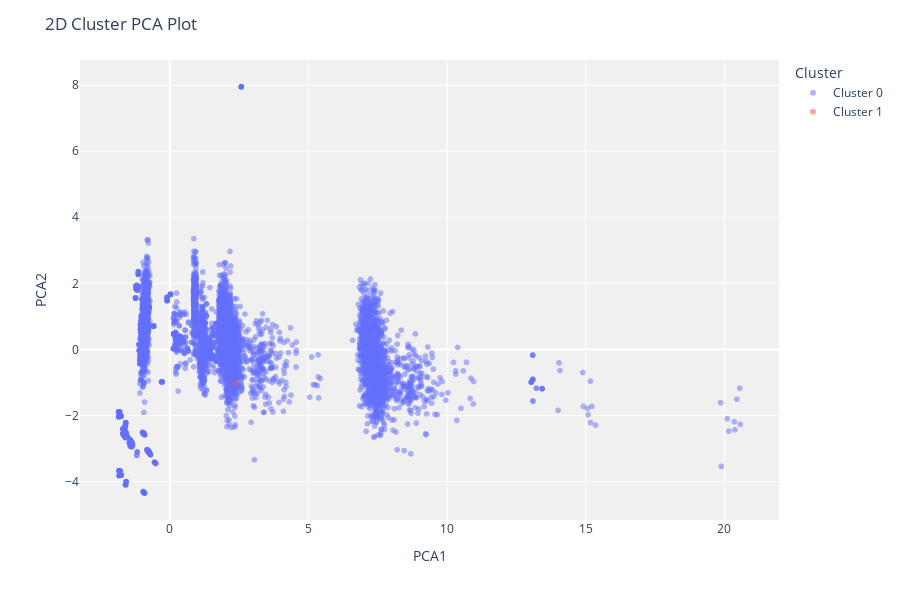

The notebook cell saved with this chart:
### Code cell
plot_model(kmeans_model, plot='cluster')

### Figure 1 — Plotly figure (JSON) as saved in the notebook; plotly's stock layout.template omitted (floating-point values rounded to 4 significant figures; data arrays with more than 128 entries replaced by an {"elided": "..."} marker saying what was removed)
{"data": [{"customdata": {"elided": "18319x1 str values"}, "hovertemplate": "Cluster=Cluster 0<br>PCA1=%{x}<br>PCA2=%{y}<br>Feature=%{customdata[0]}<extra></extra>", "legendgroup": "Cluster 0", "marker": {"color": "#636efa", "opacity": 0.5, "symbol": "circle"}, "mode": "markers", "name": "Cluster 0", "showlegend": true, "textposition": "top center", "type": "scattergl", "x": {"elided": "18319 float values"}, "xaxis": "x", "y": {"elided": "18319 float values"}, "yaxis": "y"}, {"customdata": [[null]], "hovertemplate": "Cluster=Cluster 1<br>PCA1=%{x}<br>PCA2=%{y}<br>Feature=%{customdata[0]}<extra></extra>", "legendgroup": "Cluster 1", "marker": {"color": "#EF553B", "opacity": 0.5, "symbol": "circle"}, "mode": "markers", "name": "Cluster 1", "showlegend": true, "textposition": "top center", "type": "scattergl", "x": [2.353], "xaxis": "x", "y": [-1.014], "yaxis": "y"}], "layout": {"height": 600, "legend": {"title": {"text": "Cluster"}, "tracegroupgap": 0}, "margin": {"t": 60}, "plot_bgcolor": "rgb(240,240,240)", "title": {"text": "2D Cluster PCA Plot"}, "xaxis": {"anchor": "y", "domain": [0, 1], "title": {"text": "PCA1"}}, "yaxis": {"anchor": "x", "domain": [0, 1], "title": {"text": "PCA2"}}}}
